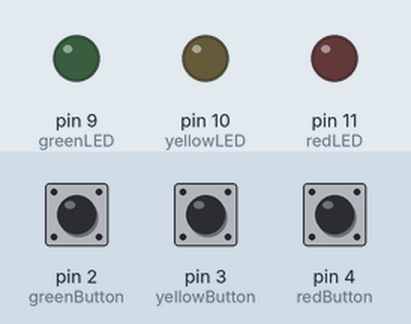
Bench run of a sketch on a simulated Arduino Uno, built with avr-gcc and run on an emulated ATmega328P. Parts: output pins drawn as LEDs (lit = HIGH). Inputs (shaded band) come from the test bench; at power-on: pin 2 (greenButton) HIGH, pin 3 (yellowButton) HIGH, pin 4 (redButton) HIGH.

Above: at 1.2 s.
1.3 s: pin 2 (greenButton) pulled LOW for 0.15 s
At 1.55 s:
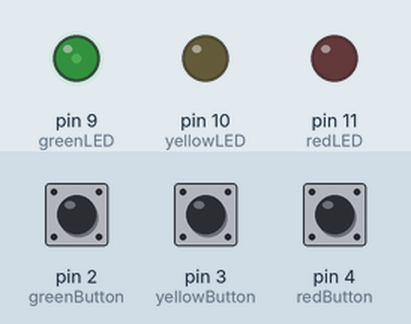
4.3 s: pin 3 (yellowButton) pulled LOW for 0.15 s
At 5.6 s:
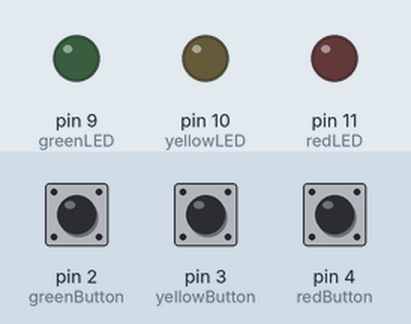
6.4 s: pin 4 (redButton) pulled LOW for 1 s
At 7.47 s:
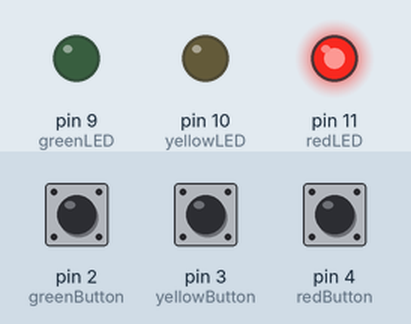
9.4 s: pin 2 (greenButton) pulled LOW for 1 s
At 10.47 s:
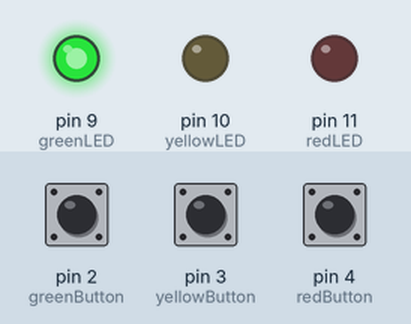
12.4 s: pin 4 (redButton) pulled LOW for 0.15 s
At 12.7 s:
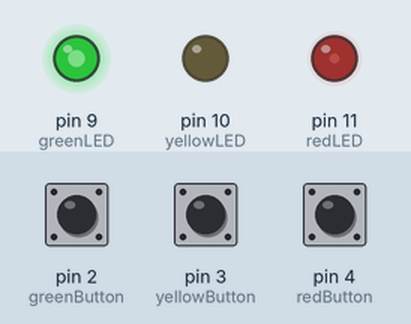
15.4 s: pin 3 (yellowButton) pulled LOW for 1 s
At 16.45 s:
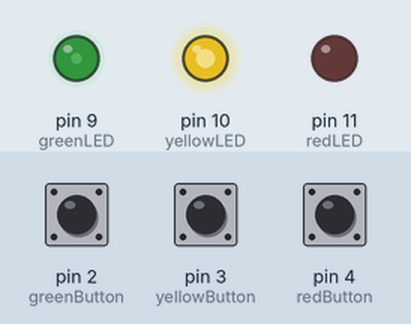
Timing chart, 0 to 21.0 s (numbered marks = the images above; inputs shaded):
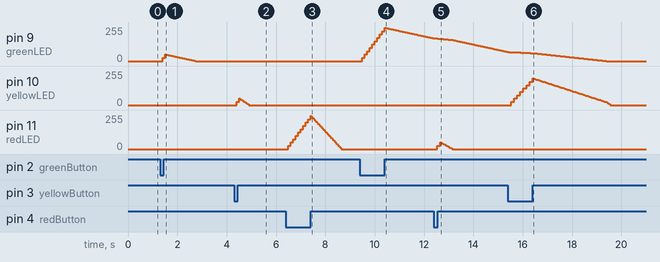

Measured:
- after the input at 1.3 s, pin 9 (greenLED): rises from 0/255 to 50/255 in 0.10 s, then falls to 0/255 in 1.3 s
- after the input at 4.3 s, pin 10 (yellowLED): rises from 0/255 to 50/255 in 0.10 s, then falls to 0/255 in 0.40 s
- after the input at 6.4 s, pin 11 (redLED): rises from 0/255 to 250/255 in 0.90 s, then falls to 0/255 in 1.3 s
- after the input at 9.4 s, pin 9 (greenLED): rises from 0/255 to 250/255 in 0.90 s, then falls to 171/255 in 2.0 s
- after the input at 12.4 s, pin 11 (redLED): rises from 0/255 to 50/255 in 0.13 s, then falls to 0/255 in 0.50 s
- after the input at 15.4 s, pin 10 (yellowLED): rises from 0/255 to 200/255 in 0.88 s, then falls to 0/255 in 3.2 s

The sketch:

3_eat_buttons.ino
```cpp
//The buttons need to be plugged into digital input pins.
//The leds need to be pluged into PMW pins.

const int greenLED = 9;     const int greenButton = 2;      int greenState = 0;
const int yellowLED = 10;   const int yellowButton = 3;     int yellowState = 0;
const int redLED = 11;      const int redButton = 4;        int redState = 0;

int green = 0;              int currentGreen = 0;
int yellow = 0;             int currentYellow = 0;
int red = 0;                int currentRed= 0;

int tenth = 25;

int greenFade = 1;          int yellowFade = 3;            int redFade = 5;


void setup() {
  pinMode(greenLED, OUTPUT);
  pinMode(yellowLED, OUTPUT);
  pinMode(redLED, OUTPUT);
  pinMode(greenButton, INPUT_PULLUP);
  pinMode(yellowButton, INPUT_PULLUP);
  pinMode(redButton, INPUT_PULLUP);

}

void loop() {
  greenState = digitalRead(greenButton);
  yellowState = digitalRead(yellowButton);
  redState = digitalRead(redButton);

//GreenButton Protocol
  if (greenState == LOW){
    delay(100);
    green = currentGreen + tenth;

    if (green > 255){
      analogWrite(greenLED, 255);
      currentGreen = 255;
    }
    else {
      analogWrite(greenLED, green);
      currentGreen = green;
    }
  }

  if ((greenState == HIGH)&&(currentGreen > 0)) {
    green = currentGreen - greenFade;

    if (green < 0){
      analogWrite(greenLED, 0);
      currentGreen = 0;
    }
    else {
      delay(25);
      analogWrite(greenLED, green);
      currentGreen = green;
    }

  }
//YellowButton Protocol
  if (yellowState == LOW){
    delay(100);
    yellow = currentYellow + tenth;

    if (yellow > 255){
      analogWrite(yellowLED, 255);
      currentYellow = 255;
    }
    else {
      analogWrite(yellowLED, yellow);
      currentYellow = yellow;
    }
  }

  if ((yellowState == HIGH)&&(currentYellow > 0)) {
    yellow = currentYellow - yellowFade;

    if (yellow < 0){
      analogWrite(yellowLED, 0);
      currentYellow = 0;
    }
    else {
      delay(25);
      analogWrite(yellowLED, yellow);
      currentYellow = yellow;
    }

  }
//RedButton Protocol
  if (redState == LOW){
    delay(100);
    red = currentRed + tenth;

    if (red > 255){
      analogWrite(redLED, 255);
      currentRed = 255;
    }
    else {
      analogWrite(redLED, red);
      currentRed = red;
    }
  }

  if ((redState == HIGH)&&(currentRed > 0)) {
    red = currentRed- redFade;

    if (red < 0){
      analogWrite(redLED, 0);
      currentRed = 0;
    }
    else {
      delay(25);
      analogWrite(redLED, red);
      currentRed = red;
    }
  }
}
```
